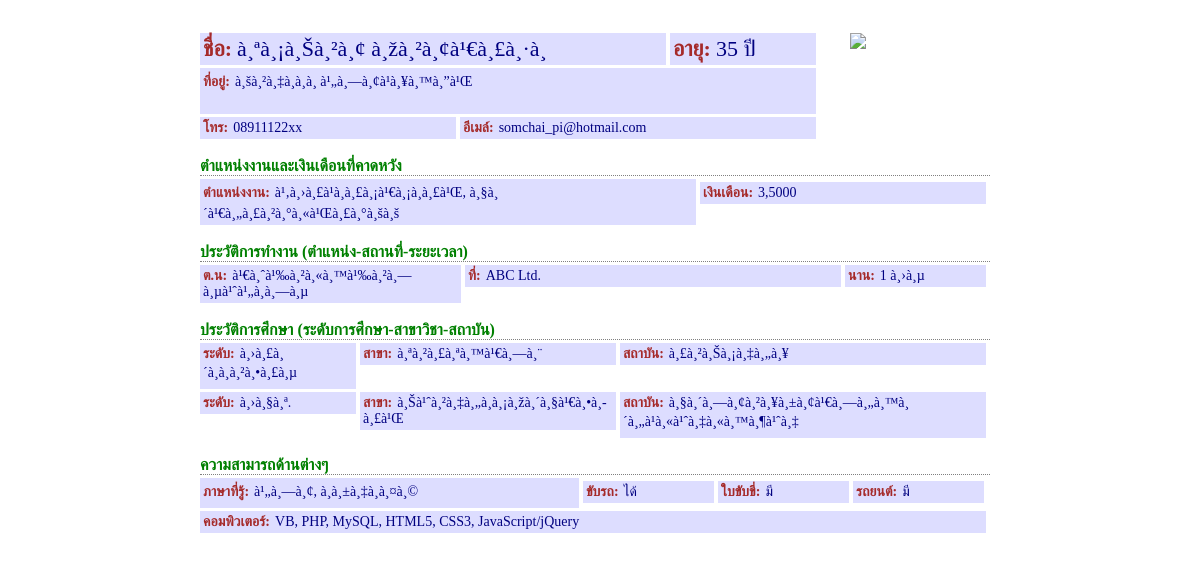
The page /show-resume.php?rid=20 (signed in) on the database its author committed.
### tables this page shows
CREATE TABLE IF NOT EXISTS `resume` (
  `resume_id` mediumint(8) unsigned NOT NULL AUTO_INCREMENT,
  `name` varchar(150) DEFAULT NULL,
  `age` varchar(20) DEFAULT NULL,
  `address` text,
  `phone` varchar(100) DEFAULT NULL,
  `email` varchar(150) DEFAULT NULL,
  `expect_jobs` varchar(200) DEFAULT NULL,
  `expect_salary` varchar(100) DEFAULT NULL,
  `lang` varchar(250) DEFAULT NULL,
  `computing` varchar(250) DEFAULT NULL,
  `other_skill` varchar(250) DEFAULT NULL,
  `driving` set('yes','no') DEFAULT NULL,
  `driving_license` set('yes','no') DEFAULT NULL,
  `own_car` set('yes','no') NOT NULL DEFAULT 'no',
  `date_post` date NOT NULL,
  PRIMARY KEY (`resume_id`),
  UNIQUE KEY `email` (`email`)
);

CREATE TABLE IF NOT EXISTS `experience` (
  `exp_id` mediumint(8) unsigned NOT NULL AUTO_INCREMENT,
  `resume_id` mediumint(9) DEFAULT NULL,
  `position` varchar(150) DEFAULT NULL,
  `workplace` varchar(200) DEFAULT NULL,
  `period` varchar(30) DEFAULT NULL,
  PRIMARY KEY (`exp_id`)
);

CREATE TABLE IF NOT EXISTS `education` (
  `edu_id` mediumint(8) unsigned NOT NULL AUTO_INCREMENT,
  `resume_id` mediumint(8) unsigned DEFAULT NULL,
  `level` varchar(100) DEFAULT NULL,
  `academy` varchar(250) DEFAULT NULL,
  `major` varchar(150) DEFAULT NULL,
  PRIMARY KEY (`edu_id`)
);

### show-resume.php (the view, shortened to what this page needs)
<?php
$rid = 0;
if(isset($_GET['rid']) ) {
	$rid = $_GET['rid'];
}
else if(isset($_SESSION['resume_id'])) {
	$rid = $_SESSION['resume_id'];
}
?>
<!doctype html>
<html>
<head>
</head>
<body>
<?php
	include "dblink.php";
	$sql = "SELECT * FROM resume WHERE resume_id = $rid";
	$result = mysqli_query($link, $sql);
	$resume = mysqli_fetch_array($result);
	$name = $resume['name'];
	$address = $resume['address'];
	$phone = $resume['phone'];
	$email = $resume['email'];
	$age = $resume['age'];
	if(is_numeric($age)) {
		$age .= " ปี";
	}
?>
<article>
	<aside id="left">
	<div class="name long"><span>ชื่อ</span><?php echo $name; ?></div>
    <div class="age"><span>อายุ</span><?php echo $age; ?></div><br>
    <div class="address"><span>ที่อยู่</span><?php echo $address; ?></div><br>
    <div class="phone"><span>โทร</span><?php echo $phone; ?></div>
    <div class="email"><span>อีเมล์</span><?php echo $email; ?></div>
    </aside>
<?php
	$sql = "SELECT COUNT(*) FROM image WHERE resume_id = $rid";
	$r = mysqli_query($link, $sql);
	$row = mysqli_fetch_array($r);
	$src = "images/no-photo.jpg";
	if($row[0] != 0) {
		$src = "read-img.php?id=$rid";
	}
?>
	<aside id="right">
    	<img src="<?php echo $src; ?>">
     </aside>
    <br class="clear"><br>
<?php
	$expect_jobs = $resume['expect_jobs'];
	$salary = $resume['expect_salary'];
?>
    <section>ตำแหน่งงานและเงินเดือนที่คาดหวัง</section>
    <div class="expect-jobs"><span>ตำแหน่งงาน</span><?php echo $expect_jobs; ?></div>
    <div class="salary"><span>เงินเดือน</span><?php echo $salary; ?></div>
    <br><br>
<?php
		$sql = "SELECT * FROM experience WHERE resume_id = $rid AND LENGTH(position) > 0 ORDER BY exp_id ASC";
		$r = mysqli_query($link, $sql);
		if(mysqli_num_rows($r) > 0) {
			echo "<section>ประวัติการทำงาน (ตำแหน่ง-สถานที่-ระยะเวลา)</section>";
			while($exp = mysqli_fetch_array($r)) {
				if(!empty($exp['position'])) {
					echo '<div class="position"><span>ต.น</span>'.$exp['position'].'</div>
				 			<div class="workplace"><span>ที่</span>'.$exp['workplace'].'</div>
							<div class="period"><span>นาน</span>'.$exp['period'].'</div>
							<br>';
				}
			}
			echo "<br>";
		}
		$sql = "SELECT * FROM education WHERE resume_id = $rid AND LENGTH(level) > 0 ORDER BY edu_id ASC";
		$r = mysqli_query($link, $sql);
		if(mysqli_num_rows($r) > 0) {
			echo  "<section>ประวัติการศึกษา (ระดับการศึกษา-สาขาวิชา-สถาบัน)</section>";
			while($edu = mysqli_fetch_array($r)) {
				if(!empty($edu['level'])) {
					echo '<div class="level"><span>ระดับ</span>'.$edu['level'].'</div>
				 			<div class="major"><span>สาขา</span>'.$edu['major'].'</div>
							<div class="academy"><span>สถาบัน</span>'.$edu['academy'].'</div>
							<br>';
				}
			}
			echo "<br>";
		}
?>
    <section>ความสามารถด้านต่างๆ</section>
    <div class="lang"><span>ภาษาที่รู้</span><?php echo $resume['lang']; ?></div>
    <div class="drive"><span>ขับรถ</span><?php echo ($resume['driving']=="yes")?"ได้":"ไม่ได้"; ?></div>
    <div class="drive"><span>ใบขับขี่</span><?php echo ($resume['driving_license']=="yes")?"มี":"ไม่มี"; ?></div>
    <div class="drive"><span>รถยนต์</span><?php echo ($resume['own_car']=="yes")?"มี":"ไม่มี"; ?></div>
    <br>
    <div class="full"><span>คอมพิวเตอร์</span><?php echo $resume['computing']; ?></div>
    <br>
</article>
</body>
</html>

### show-resume.php (style rules this page uses)
* { font-family: tahoma; }
article { border: solid 0px; width: 800px; margin: 30px auto; }
aside#left { float: left; width: 650px; }
aside#right { float: left; }
div { display: inline-table; color: navy; padding: 3px; border: solid 0px gray; background: #ddf; margin: 3px 0px 0px; font-size: 14px; }
div > span { color: brown; font-weight: bold; text-decoration: none; margin-right: 5px; font-size: inherit; }
div > span::after { content: ':'; }
div.name { font-size: 22px; width: 460px; color: navy }
div.age { font-size: 22px; width: 140px; }
div.address { width: 610px; height: 40px; resize: none; }
div.phone { width: 250px; }
div.email { width: 350px; }
aside#right img { margin-top: 3px; max-height: 120px; max-width: 120px; }
section { width: 790px; border-bottom: dotted 1px gray; font-weight: bold; font-size: 16px; color: green; }
div.expect-jobs { width: 490px ; }
div.salary { width: 280px; }
div.position { width: 255px; }
div.workplace { width: 370px; }
div.period { width: 135px; }
div.level { width: 150px; }
div.academy { width: 360px; }
div.major { width: 250px; }
div.lang { width: 373px; }
div.drive { width: 125px; }
div.full { width: 780px; }

### rows shown on the page
resume: name "à¸ªà¸¡à¸Šà¸²à¸¢ à¸žà¸²à¸¢à¹€à¸£à¸·à¸­", age "35 ปี", address "à¸šà¸²à¸‡à¸à¸­à¸ à¹„à¸—à¸¢à¹à¸¥à¸™à¸”à¹Œ", phone "08911122xx", email "somchai_pi@hotmail.com", expect_jobs "à¹‚à¸›à¸£à¹à¸à¸£à¸¡à¹€à¸¡à¸­à¸£à¹Œ, à¸§à¸´à¹€à¸„à¸£à¸²à¸°à¸«à¹Œà¸£à¸°à¸šà¸š", expect_salary "3,5000", lang "à¹„à¸—à¸¢, à¸­à¸±à¸‡à¸à¸¤à¸©", computing "VB, PHP, MySQL, HTML5, CSS3, JavaScript/jQuery"
experience: position "à¹€à¸ˆà¹‰à¸²à¸«à¸™à¹‰à¸²à¸—à¸µà¹ˆà¹„à¸­à¸—à¸µ", workplace "ABC Ltd.", period "1 à¸›à¸µ"
education: level "à¸›à¸£à¸´à¸à¸à¸²à¸•à¸£à¸µ", major "à¸ªà¸²à¸£à¸ªà¸™à¹€à¸—à¸¨", academy "à¸£à¸²à¸Šà¸¡à¸‡à¸„à¸¥"
education: level "à¸›à¸§à¸ª.", major "à¸Šà¹ˆà¸²à¸‡à¸„à¸­à¸¡à¸žà¸´à¸§à¹€à¸•à¸­à¸£à¹Œ", academy "à¸§à¸´à¸—à¸¢à¸²à¸¥à¸±à¸¢à¹€à¸—à¸„à¸™à¸´à¸„à¹à¸«à¹ˆà¸‡à¸«à¸™à¸¶à¹ˆà¸‡"
